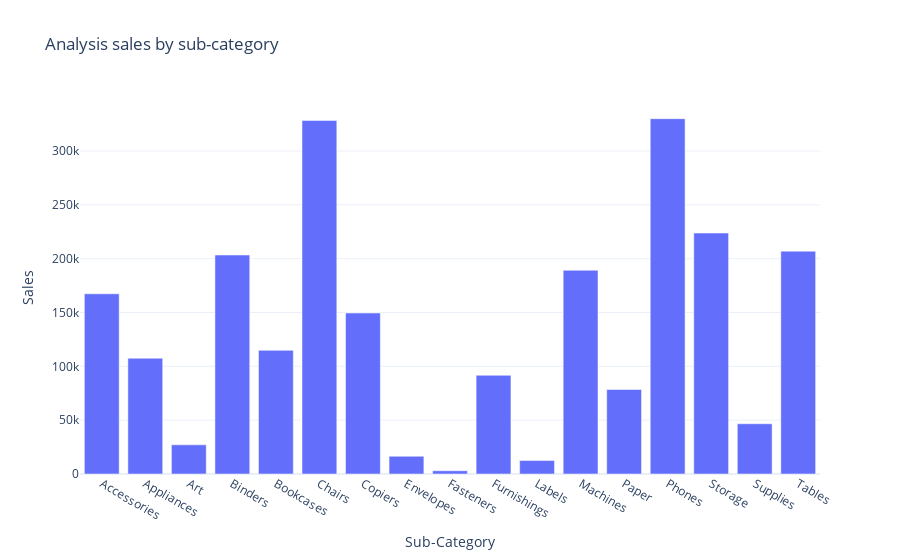

Notebook code cell kept with this figure:
### Code cell
fig =px.bar(sales_by_sub_category,x='Sub-Category',y='Sales',title='Analysis sales by sub-category')

fig.show()

### Figure 1 — Plotly figure (JSON) as saved in the notebook; plotly's stock layout.template omitted (floating-point values rounded to 4 significant figures)
{"data": [{"hovertemplate": "Sub-Category=%{x}<br>Sales=%{y}<extra></extra>", "legendgroup": "", "marker": {"color": "#636efa", "pattern": {"shape": ""}}, "name": "", "orientation": "v", "showlegend": false, "textposition": "auto", "type": "bar", "x": ["Accessories", "Appliances", "Art", "Binders", "Bookcases", "Chairs", "Copiers", "Envelopes", "Fasteners", "Furnishings", "Labels", "Machines", "Paper", "Phones", "Storage", "Supplies", "Tables"], "xaxis": "x", "y": [167400.0, 107500.0, 27120.0, 203400.0, 114900.0, 328400.0, 149500.0, 16480.0, 3024.0, 91710.0, 12490.0, 189200.0, 78480.0, 330000.0, 223800.0, 46670.0, 207000.0], "yaxis": "y"}], "layout": {"barmode": "relative", "legend": {"tracegroupgap": 0}, "title": {"text": "Analysis sales by sub-category"}, "xaxis": {"anchor": "y", "domain": [0, 1], "title": {"text": "Sub-Category"}}, "yaxis": {"anchor": "x", "domain": [0, 1], "title": {"text": "Sales"}}}}
